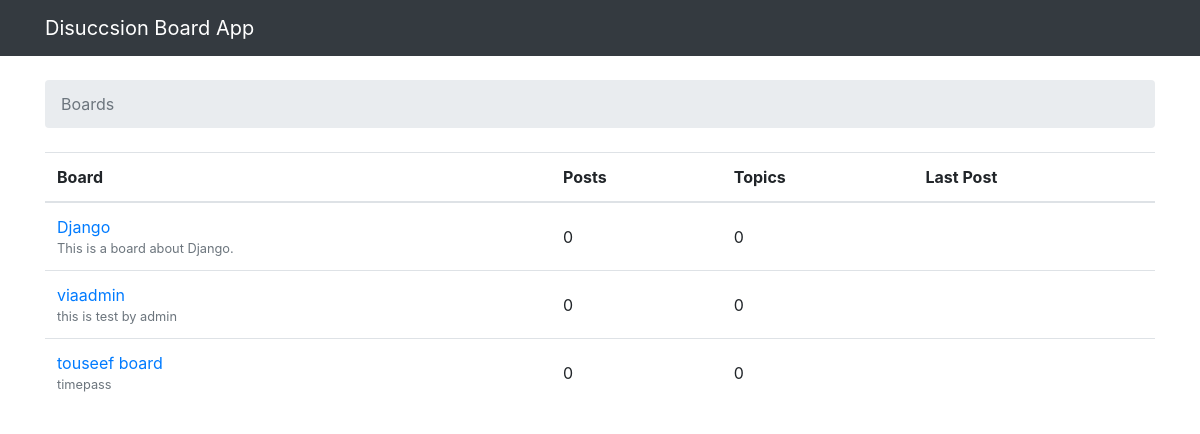
The page / on the database its author committed.
### boards/models.py (models this page shows, shortened)
class Board(models.Model):
    name = models.CharField(max_length=30, unique=True)
    description = models.CharField(max_length=100)

### boards/views.py (the view)
# urls.py: 2. Add a URL to urlpatterns:  path('', views.home, name='home')
def home(request):
    boards = Board.objects.all()
    return render(request, 'home.html', {'boards': boards})

### templates/home.html
{% extends 'base.html' %}
{% block breadcrumb %}
  <li class="breadcrumb-item active">Boards</li>
{% endblock %}
{% block content %}
  <table class="table">
    <thead class="thead-inverse">
      <tr>
        <th>Board</th>
        <th>Posts</th>
        <th>Topics</th>
        <th>Last Post</th>
      </tr>
    </thead>
    <tbody>
      {% for board in boards %}
        <tr>
          <td>
            <a href="{% url 'board_topics' board.pk %}">{{ board.name }}</a>
            <small class="text-muted d-block">{{ board.description }}</small>
          </td>
          <td class="align-middle">0</td>
          <td class="align-middle">0</td>
          <td></td>
        </tr>
      {% endfor %}
    </tbody>
  </table>
{% endblock %}

### rows shown on the page
Board: name "Django", description "This is a board about Django."
Board: name "viaadmin", description "this is test by admin"
Board: name "touseef board", description "timepass"
